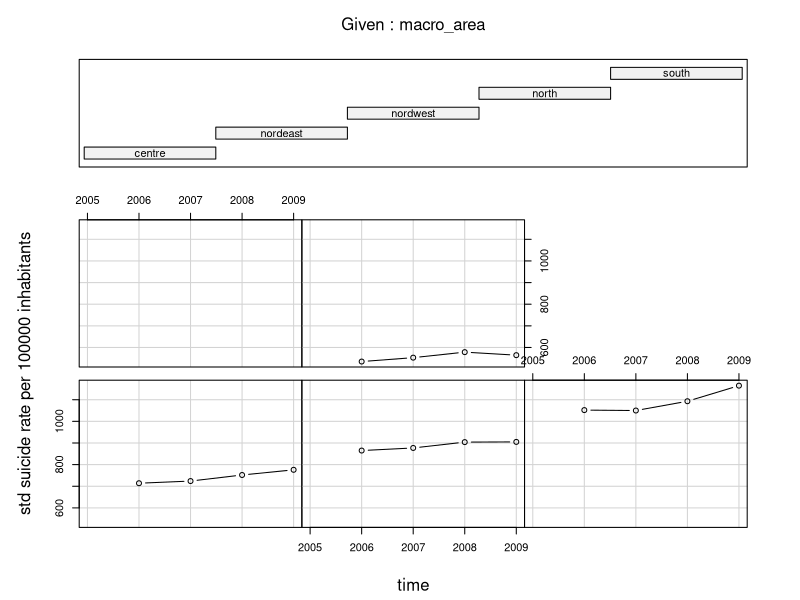
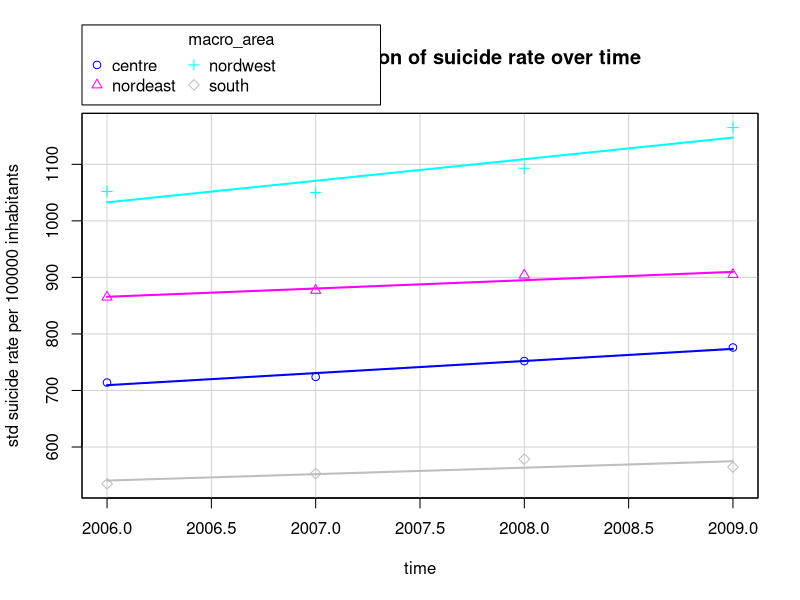
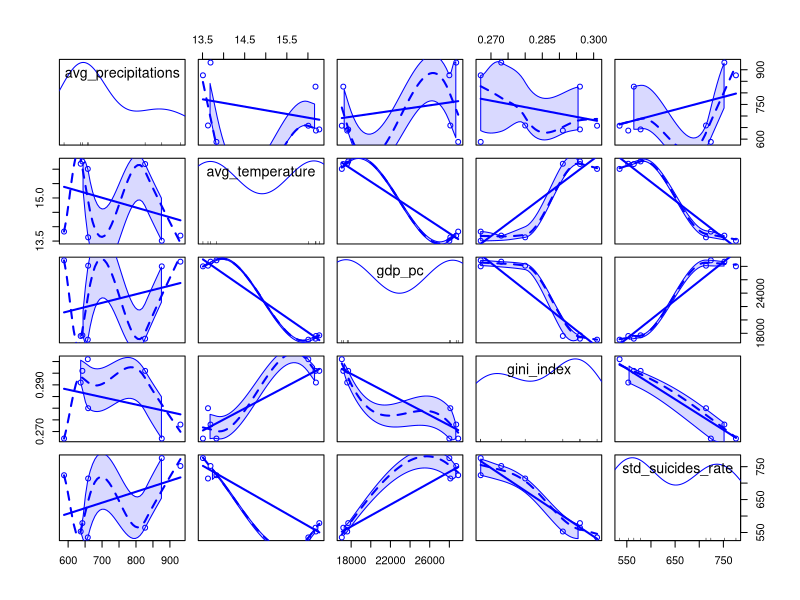
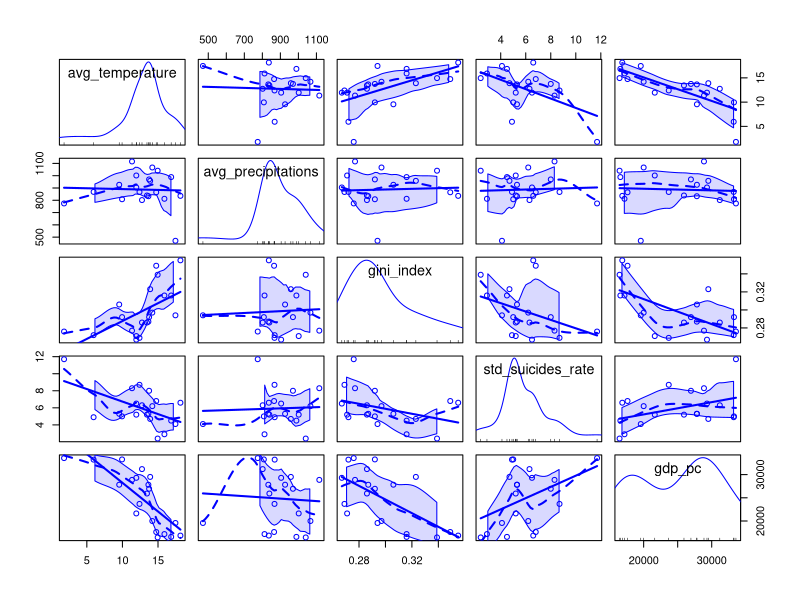
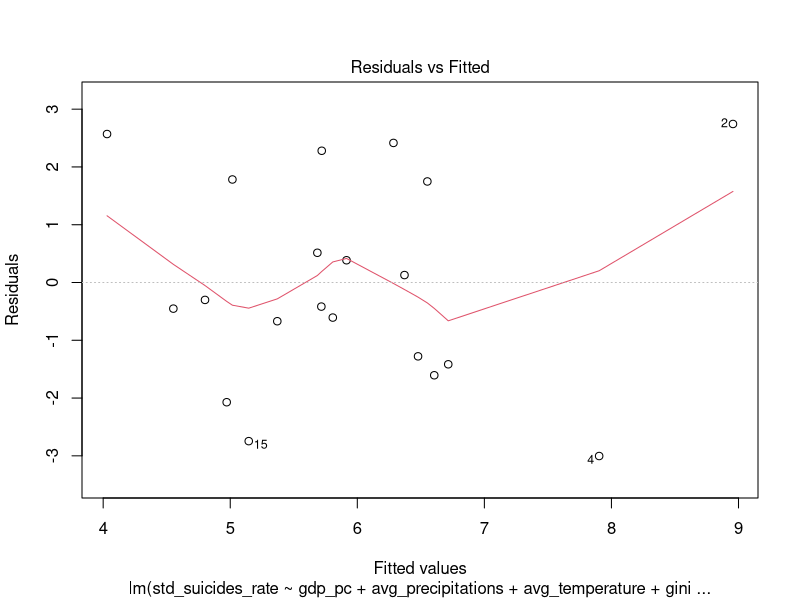
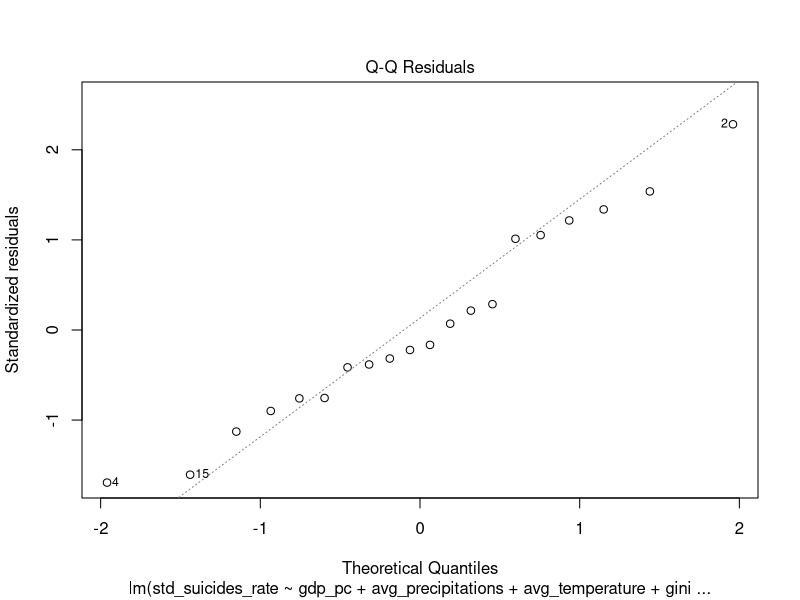
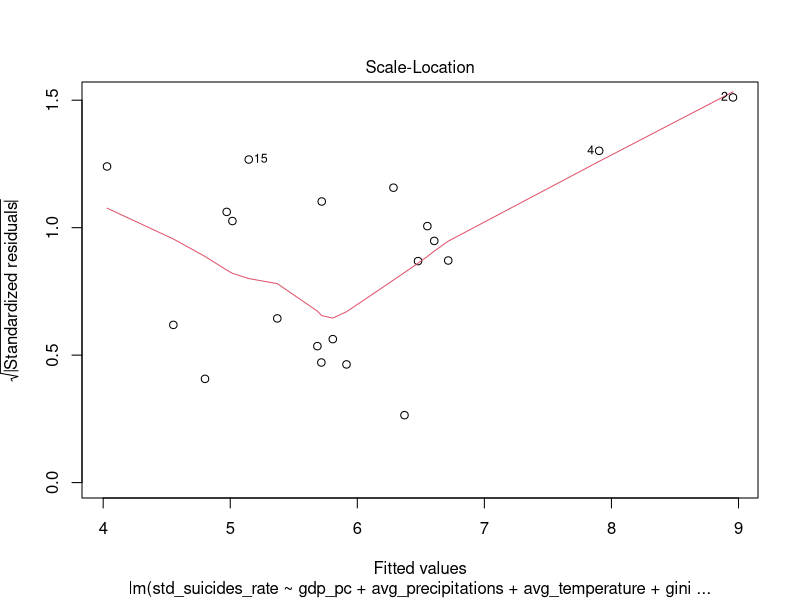
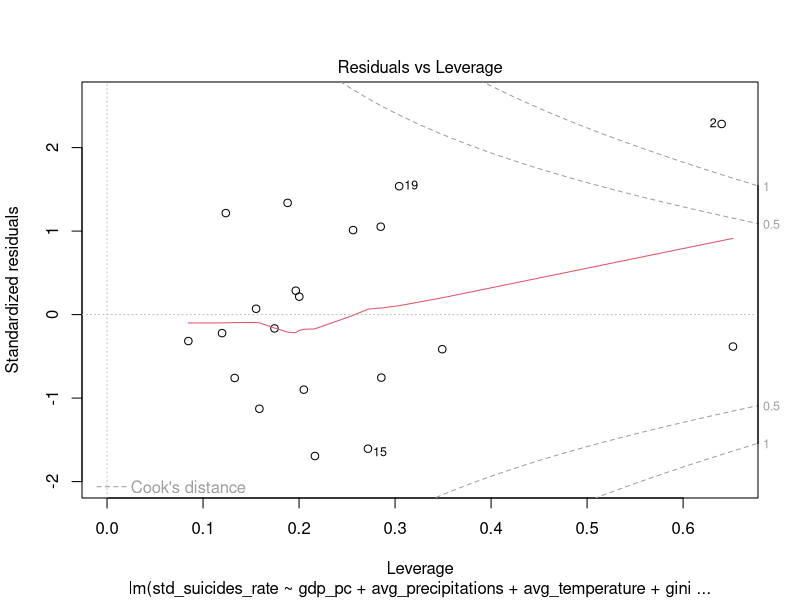

Here is the R script that generated these plots, in order:
## Firstly, we set the wd and load some useful packages

setwd("Desktop/Hertie/1st Semester/Collaborative Social Science Data Analysis/ThirdAssignment/")

library(knitr)
library(plyr)
library(ggplot2)
library(car)
library(xtable)

# We are about to prepare the dataset on which we will carry on our analysis.

## After having made our excel data about weather tidy, we have converted them in csv format.

## The next step is to import the data we have prepared before.

weather <- read.csv("TidyData_meteo.csv", header = TRUE, sep = ";", dec = ",", fill = TRUE)

## Then, we also load other data needed: the gini index calculated for the macro area considered.

gini <- read.csv("TidyData_gini.csv", header = T, sep =";", dec = ",", fill = T)

## Loading data for suicides (number of suicides per year).

suicides_rough <- read.csv("RoughData_suicides.csv", header = T, sep =";", dec = ",", fill = T)

## Loading rough data about gdp per capita (euros per person).

gdp <- read.csv("RoughData_gdp.csv", header = T, sep =";", dec = ",", fill = T)

## We remove the useless column UNIT.

gdp <- data.frame(gdp$TIME, gdp$GEO, gdp$Value)

# We rename variables and wrong named object in the table to make it comparable with others we use.

gdp$gdp.GEO <- as.character(gdp$gdp.GEO)

gdp$gdp.GEO[gdp$gdp.GEO == "Nord"] <- "north"
gdp$gdp.GEO[gdp$gdp.GEO == "Centro (IT)"] <- "centre"
gdp$gdp.GEO[gdp$gdp.GEO == "Sud"] <- "south"

gdp <- rename(gdp, replace = c("gdp.GEO" = "macro_area"))
gdp <- rename(gdp, replace = c("gdp.TIME" = "year"))
gdp <- rename(gdp, replace = c("gdp.Value" = "gdp_pc"))

# weather and gdp are tidy. We merge these two data frames.

MergedData1 <- merge(x = weather, y = gdp, union("macro_area", "year"), all = T )

# Now we merge the latter with data from the table gini.

MergedData2 <- merge(x = MergedData1, y = gini, union("macro_area", "year"), all = T )

## We rename nordwest and nordeast as "north" and south and islands as "south" to make this table comparable with the others.

suicides_rough$macro_area <- as.character(suicides_rough$macro_area)

suicides_rough$macro_area[suicides_rough$macro_area == "northeast"] <- "north"
suicides_rough$macro_area[suicides_rough$macro_area == "northwest"] <- "north"
suicides_rough$macro_area[suicides_rough$macro_area == "islands"] <- "south"

## The next step will be to sum the number of suicides in not aggregate macro areas to obtain this data for the aggregate macro area.

library(dplyr)

suicides_rough$suicides <- as.numeric(suicides_rough$suicides)

suicides_clean <- group_by(suicides_rough, macro_area, year)
suicides_clean <- summarise(suicides_clean, std_suicides_rate = mean(suicides))

# Final merge.

MergedData3 <- merge(x = MergedData2, y = suicides_clean, union("macro_area", "year"), all = T)

# MergedData 3 contains NAs, so we made this merge again not to include NA so using a complete dataframe.

MergedData4 <- merge(x = MergedData2, y = suicides_clean, union("macro_area", "year"), all = F)

# Data presentation.

library(foreign)

coplot(std_suicides_rate ~ year | macro_area, type = "b", xlab = "time", ylab = "std suicide rate per 100000 inhabitants", main = "Pattern for suicide rate over time", data = MergedData3)

scatterplot(std_suicides_rate ~ year | macro_area, boxplots = F, smooth = T, reg.line = F, xlab = "time", ylab = "std suicide rate per 100000 inhabitants", main = "Regional comparison of suicide rate over time", data = MergedData3 )

# Linear model.

M1 <- lm(std_suicides_rate ~ gdp_pc + avg_precipitations + avg_temperature + gini_index , data = MergedData4)

summary(M1)

M2 <- lm(std_suicides_rate ~ gdp_pc + avg_temperature + avg_precipitations , data = MergedData4)

summary(M2)

scatterplotMatrix(MergedData4[,3:7])

M1Table <- xtable(M1, caption = "First Linear Model, Dependent Variable: Suicides per 100000 inhabitants", label = "BasicXtableSummary", digits = 1)

#############################################################################

# Recognized weaknesses of the previous method

# Upload tidy dataset for 2009 with data for every italian region.

Dataset2009 <- read.csv("TidyDataset2009.csv", header = TRUE, sep = ";", dec = ",", fill = TRUE)

LM1 <- lm(std_suicides_rate ~ gdp_pc + avg_precipitations + avg_temperature + gini_index , data = Dataset2009)

summary(LM1)

scatterplotMatrix(Dataset2009[,c(2,3,5,6,7)])

plot(LM1)

# Given fews observation, we drop a variable - gini_index - to gain more degrees of freedom. That is because gini index is slightly correlated with gdp per capita.

LM2 <- lm(std_suicides_rate ~ gdp_pc + avg_precipitations + avg_temperature, data = Dataset2009)

summary(LM2)

stats::confint(LM2)

